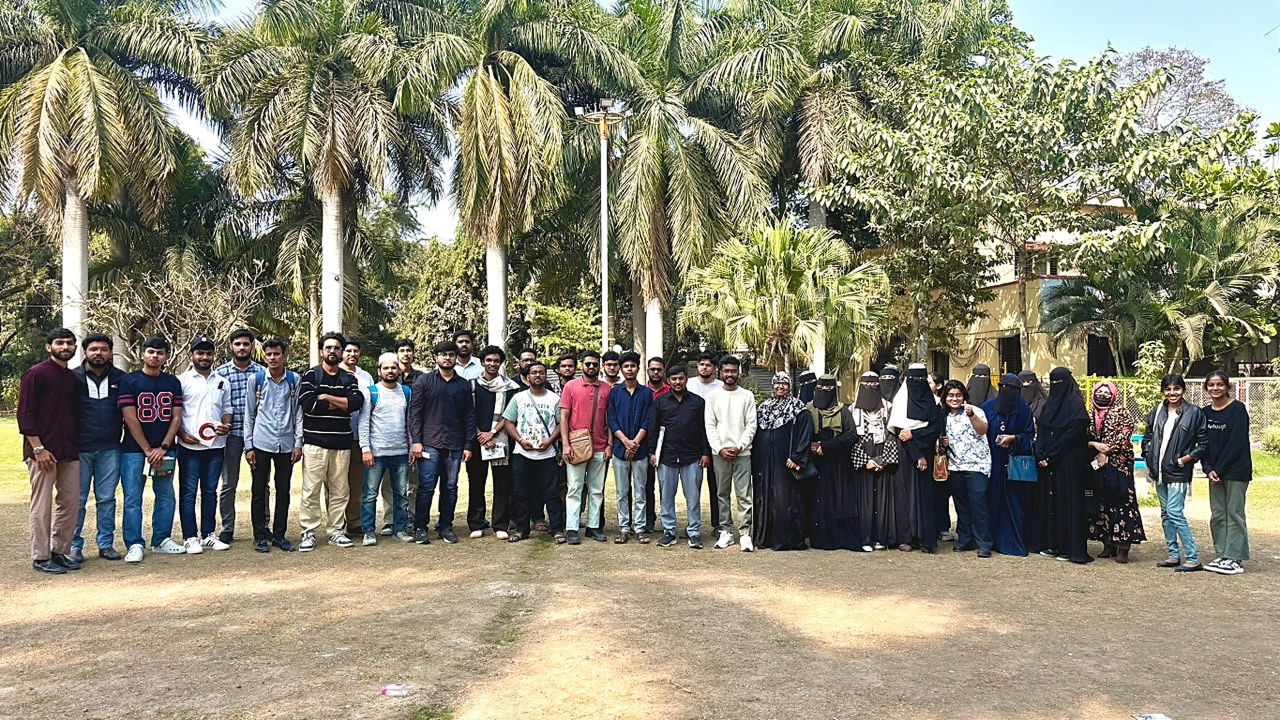
#> input picture img/4k/roa-009-2026-11-05.jpg, 3840 x 2160 px, found by its file name (shown at 1/3 size); the run also reads 3 pictures not shown here
$ python generate_creative_collage.py
#> lines starting #> are read from the running program, lines starting #| are printed output that depends on the picture
import os
import numpy as np
from PIL import Image, ImageEnhance, ImageFilter, ImageDraw, ImageFont, ImageOps

os.makedirs('public/images/creative', exist_ok=True)

def load_and_resize(path, target_size, fit_mode='cover'):
#> called with path = 'img/4k/roa-009-2026-11-05.jpg', target_size = (2560, 1440), fit_mode = 'cover'
    im = Image.open(path).convert('RGB')
#> im is the input picture: PIL image 3840x2160 RGB; mean R, G, B 137.4, 134.4, 113.9
    tw, th = target_size
    iw, ih = im.size
#> iw = 3840; ih = 2160

    if fit_mode == 'cover':
        scale = max(tw / iw, th / ih)
#> scale = 0.667
        nw, nh = int(iw * scale), int(ih * scale)
#> nw = 2560; nh = 1440
        im = im.resize((nw, nh), Image.Resampling.LANCZOS)
#> im: PIL image 2560x1440 RGB
        # Center crop
        left = (nw - tw) // 2
#> left = 0
        top = (nh - th) // 2
#> top = 0
        return im.crop((left, top, left + tw, top + th))
    else:
        return im.resize(target_size, Image.Resampling.LANCZOS)

def apply_editorial_grading(im, tint_color=(119, 124, 96), warmth=0.15):
    # Palette: Warm Paper #F2EBDD (242, 235, 221), Deep Ink #20231F (32, 35, 31)
#> called with tint_color = (119, 124, 96), warmth = 0.12
    arr = np.array(im, dtype=np.float32)

    # Gentle S-curve contrast
    arr = arr / 255.0
    arr = 0.5 * (1 - np.cos(np.pi * arr))
    arr = arr * 255.0

    # Warm Paper highlight bias & deep ink shadow bias
    lum = (arr[:, :, 0] * 0.299 + arr[:, :, 1] * 0.587 + arr[:, :, 2] * 0.114) / 255.0

    # Add subtle olive-terracotta editorial warmth in midtones
    mid_mask = np.sin(np.pi * lum)[:, :, np.newaxis]
    arr[:, :, 0] += mid_mask[:, :, 0] * (tint_color[0] - 128) * warmth
    arr[:, :, 1] += mid_mask[:, :, 0] * (tint_color[1] - 128) * warmth
    arr[:, :, 2] += mid_mask[:, :, 0] * (tint_color[2] - 128) * (warmth * 0.7)

    arr = np.clip(arr, 0, 255).astype(np.uint8)
    return Image.fromarray(arr)

def add_paper_grain(im, intensity=9):
#> called with intensity = 7
    arr = np.array(im, dtype=np.float32)
    noise = np.random.normal(0, intensity, arr.shape)
    arr = np.clip(arr + noise, 0, 255).astype(np.uint8)
    return Image.fromarray(arr)

# -----------------------------------------------------------------------------
# 1. SIGNATURE GROUP TITLE IMAGE (4K roa-009 with Deep Ink vignette & Warm Paper grading)
# -----------------------------------------------------------------------------
print('Creating signature group title compositions...')
source_group = 'img/4k/roa-009-2026-11-05.jpg'
if not os.path.exists(source_group):
    source_group = 'public/images/web/roa-009-2026-11-05.webp'

# Desktop (2560 x 1440)
im_group_dt = load_and_resize(source_group, (2560, 1440), 'cover')
im_group_dt = apply_editorial_grading(im_group_dt, tint_color=(119, 124, 96), warmth=0.12)
im_group_dt = add_paper_grain(im_group_dt, intensity=7)

# Add cinematic gradient vignette (Deep Ink #20231F = 32, 35, 31)
vig_arr = np.zeros((1440, 2560, 4), dtype=np.uint8)
# Gradient from bottom and top
for y in range(1440):
    # Top shadow
    top_factor = max(0.0, 1.0 - (y / 450.0)) * 0.65
    # Bottom shadow
    bot_factor = max(0.0, (y - 700.0) / 740.0) * 0.88
    # Overall ambient dark tint
    total_alpha = int(min(255, (0.28 + top_factor * 0.45 + bot_factor * 0.65) * 255))
    vig_arr[y, :, 0] = 32
    vig_arr[y, :, 1] = 35
    vig_arr[y, :, 2] = 31
    vig_arr[y, :, 3] = total_alpha

vignette_im = Image.fromarray(vig_arr, mode='RGBA')
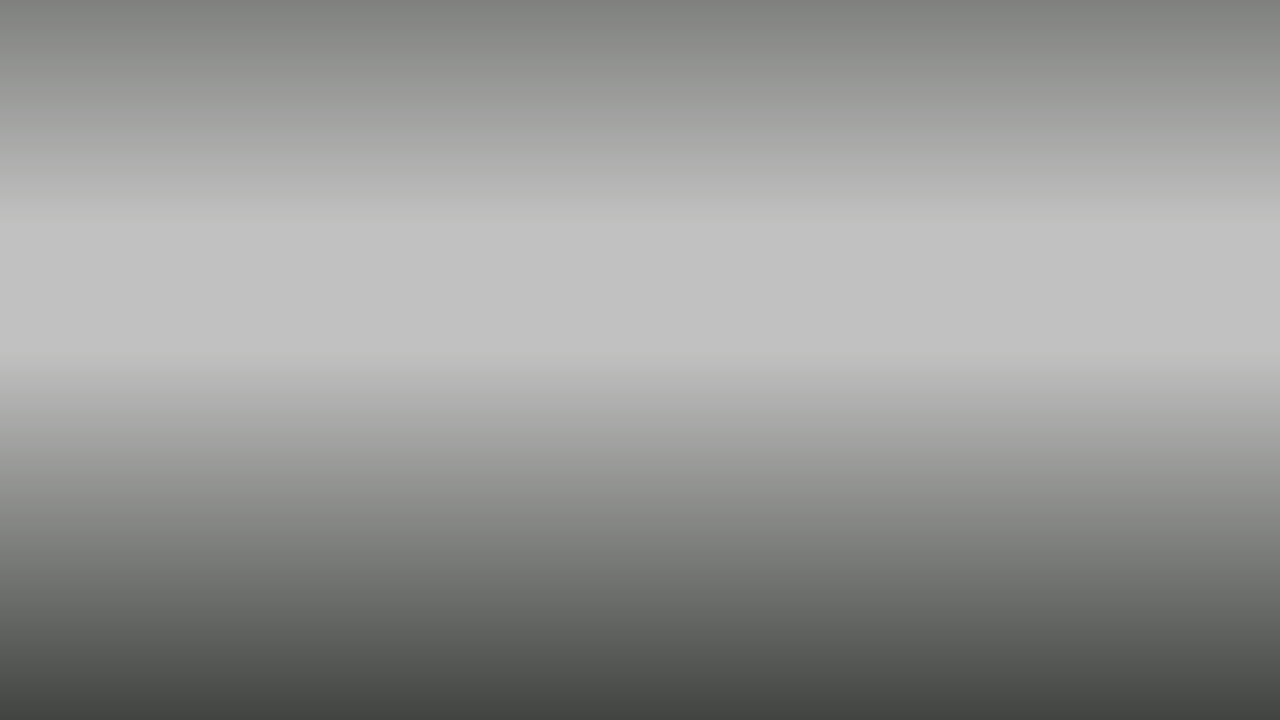
#> vignette_im: PIL image 2560x1440 RGBA (shown at 1/2 size); mean R, G, B, A 32, 35, 31, 120; transparent parts drawn white
im_group_dt_rgba = im_group_dt.convert('RGBA')
im_group_dt_final = Image.alpha_composite(im_group_dt_rgba, vignette_im).convert('RGB')
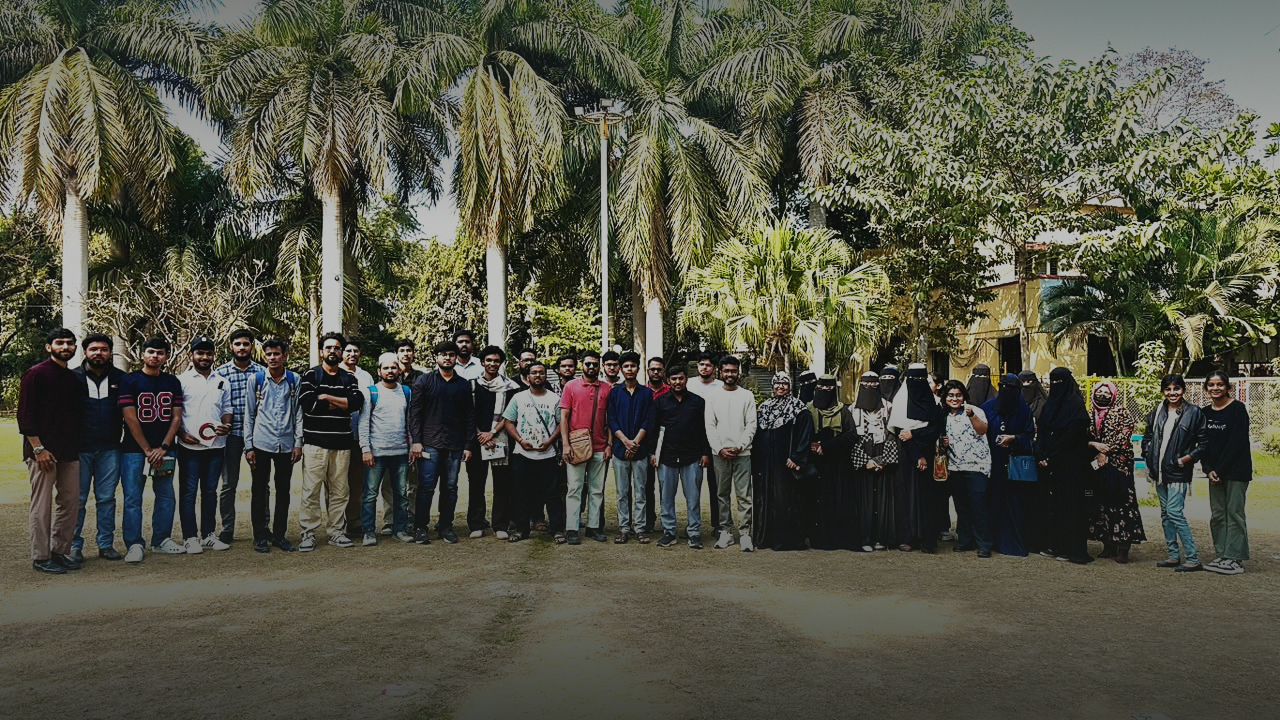
#> im_group_dt_final: PIL image 2560x1440 RGB (shown at 1/2 size); mean R, G, B 82.3, 82.6, 67.9
im_group_dt_final.save('public/images/creative/signature-group-title-desktop.webp', 'WEBP', quality=92)
print('Saved: public/images/creative/signature-group-title-desktop.webp')

# Mobile (1080 x 1600)
im_group_mb = load_and_resize(source_group, (1080, 1600), 'cover')
#> call 2 of load_and_resize, with path = 'img/4k/roa-009-2026-11-05.jpg', target_size = (1080, 1600), fit_mode = 'cover'
#> in load_and_resize (call 2), `return im.crop((left, top, left + tw, top + th))`:
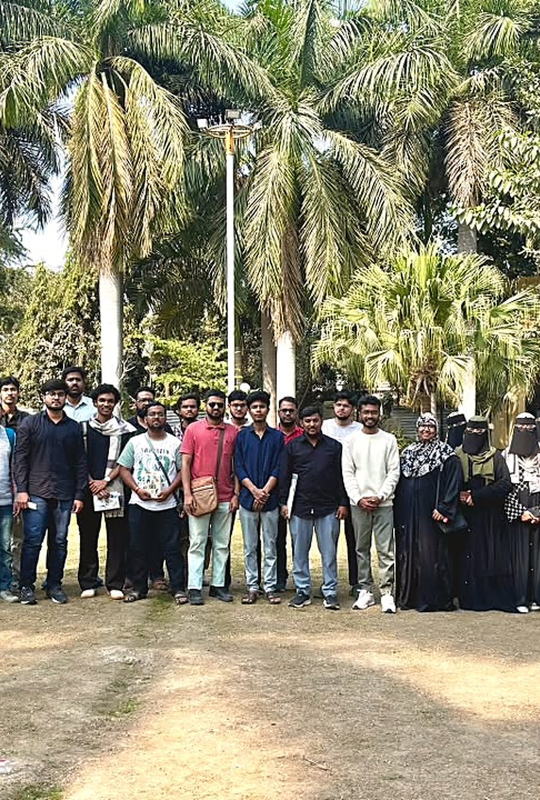
#> returned value: PIL image 1080x1600 RGB (shown at 1/2 size); mean R, G, B 139.4, 135.3, 112
im_group_mb = apply_editorial_grading(im_group_mb, tint_color=(119, 124, 96), warmth=0.14)
#> call 2 of apply_editorial_grading, with tint_color = (119, 124, 96), warmth = 0.14
#> in apply_editorial_grading (call 2), `arr = 0.5 * (1 - np.cos(np.pi * arr))`:
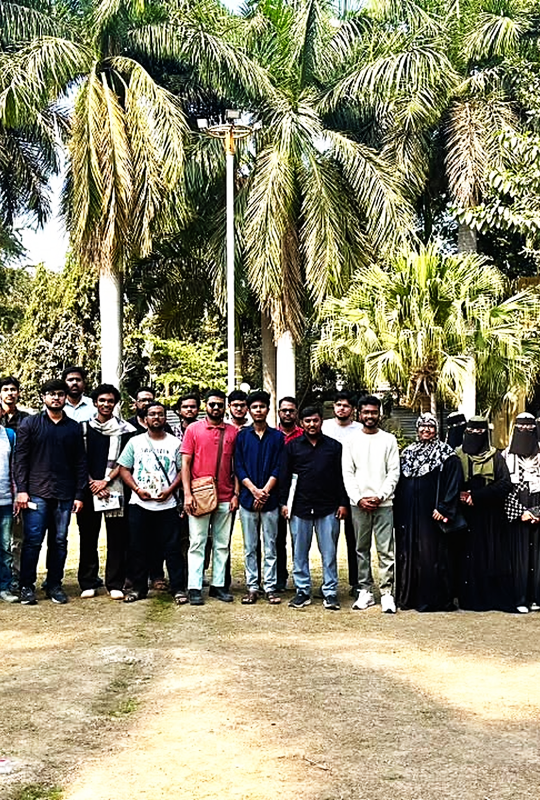
#> arr: shape (1600, 1080, 3) float32 (shown at 1/2 size); mean R, G, B 0.551, 0.535, 0.429
#> in apply_editorial_grading (call 2), `lum = (arr[:, :, 0] * 0.299 + arr[:, :, 1] * 0.587 + arr[:, :, 2] * 0...`:
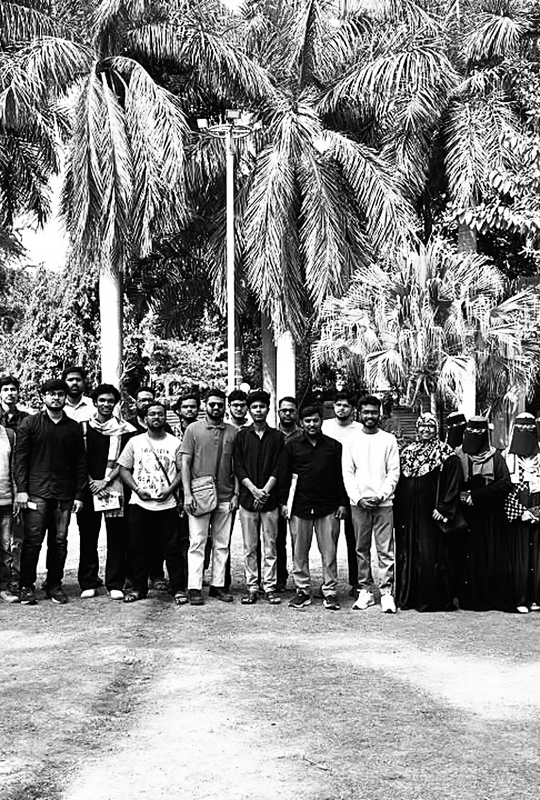
#> lum: shape (1600, 1080) float32 (shown at 1/2 size); min 0, max 1, mean 0.528
#> in apply_editorial_grading (call 2), `mid_mask = np.sin(np.pi * lum)[:, :, np.newaxis]`:
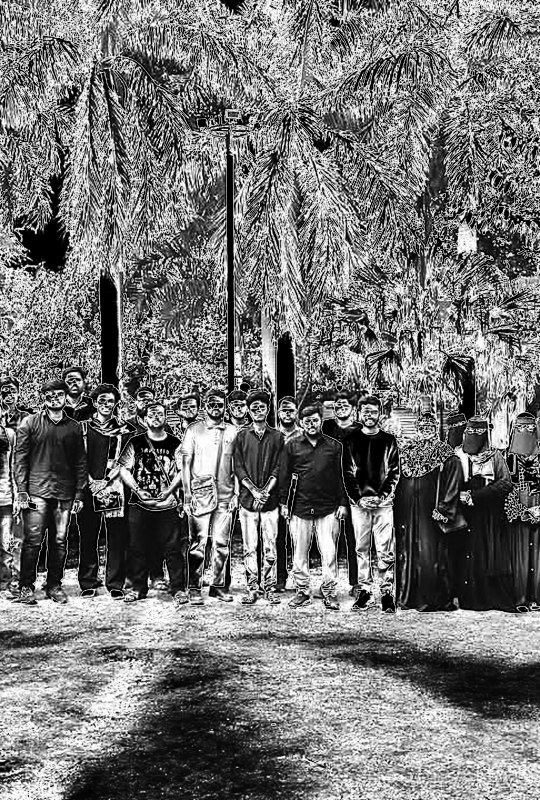
#> mid_mask: shape (1600, 1080, 1) float32 (shown at 1/2 size); min -8.74e-08, max 1, mean 0.457; drawn with min black and max white
im_group_mb = add_paper_grain(im_group_mb, intensity=7)

vig_mb_arr = np.zeros((1600, 1080, 4), dtype=np.uint8)
for y in range(1600):
    top_factor = max(0.0, 1.0 - (y / 500.0)) * 0.60
    bot_factor = max(0.0, (y - 800.0) / 800.0) * 0.85
    total_alpha = int(min(255, (0.35 + top_factor * 0.4 + bot_factor * 0.6) * 255))
    vig_mb_arr[y, :, 0] = 32
    vig_mb_arr[y, :, 1] = 35
    vig_mb_arr[y, :, 2] = 31
    vig_mb_arr[y, :, 3] = total_alpha

vignette_mb = Image.fromarray(vig_mb_arr, mode='RGBA')
im_group_mb_final = Image.alpha_composite(im_group_mb.convert('RGBA'), vignette_mb).convert('RGB')
im_group_mb_final.save('public/images/creative/signature-group-title-mobile.webp', 'WEBP', quality=92)
print('Saved: public/images/creative/signature-group-title-mobile.webp')

# -----------------------------------------------------------------------------
# 2. SIGNATURE DOUBLE-EXPOSURE PHOTOGRAPHIC COLLAGE (Desktop 1920x1080)
# -----------------------------------------------------------------------------
print('\nCreating signature double-exposure photographic collage...')

# Base Plate A: Grand outdoor meetup gathering (roa-009)
base_gather = load_and_resize('public/images/web/roa-009-2026-11-05.webp', (1920, 1080), 'cover')

# Exposure B: Portrait of young reader immersed in book on stone steps (roa-060)
expo_reader = load_and_resize('public/images/web/roa-060-2026-11-05.webp', (1920, 1080), 'cover')

# Exposure C: Close-up printed paperback pages & physical reading (roa-019 / roa-020)
book_source = 'public/images/web/roa-019-2026-11-05.webp'
if not os.path.exists(book_source):
    book_source = 'public/images/web/roa-020-2026-11-05.webp'
expo_book = load_and_resize(book_source, (1920, 1080), 'cover')

# Double Exposure Blend:
# Left half features the reading focus and book pages; Right half reveals the expansive community gathering
arr_a = np.array(base_gather, dtype=np.float32)
arr_b = np.array(expo_reader, dtype=np.float32)
arr_c = np.array(expo_book, dtype=np.float32)

# Blend mask 1: Soft diagonal linear ramp across X-axis
x_coords = np.linspace(0, 1, 1920)
mask_b = np.tile(np.clip(1.2 - x_coords * 1.5, 0.0, 1.0), (1080, 1))[:, :, np.newaxis]

# Mask 2: Central book pages soft light blend
y_coords = np.linspace(0, 1, 1080)
mask_c_y = np.sin(np.pi * y_coords)
mask_c_x = np.sin(np.pi * x_coords * 0.7)
mask_c = (mask_c_y[:, np.newaxis] * mask_c_x[np.newaxis, :])[:, :, np.newaxis] * 0.38

# Composite: Screen blend between reader and book in foreground, fading into community in background
# Photoshop Screen formula: 255 - ((255 - A) * (255 - B) / 255)
screen_bc = 255.0 - ((255.0 - arr_b) * (255.0 - arr_c) / 255.0)

# Master blend
arr_comp = arr_a * (1.0 - mask_b) + (arr_b * 0.75 + screen_bc * 0.25) * mask_b
arr_comp = np.clip(arr_comp, 0, 255).astype(np.uint8)

im_comp = Image.fromarray(arr_comp)

# Editorial Tone Curve: Tint with Muted Olive (#777C60) and Terracotta (#A65F46)
im_comp = apply_editorial_grading(im_comp, tint_color=(125, 120, 100), warmth=0.18)

# Add subtle film grain for analog print quality
im_comp = add_paper_grain(im_comp, intensity=8)

# Add elegant editorial border overlay and framing
draw = ImageDraw.Draw(im_comp)
# Fine editorial inner line
draw.rectangle([(40, 40), (1880, 1040)], outline=(242, 235, 221), width=1)
draw.rectangle([(46, 46), (1874, 1034)], outline=(32, 35, 31, 120), width=1)

im_comp.save('public/images/creative/double-exposure-collage-desktop.webp', 'WEBP', quality=92)
print('Saved: public/images/creative/double-exposure-collage-desktop.webp')

# -----------------------------------------------------------------------------
# 3. SIGNATURE DOUBLE-EXPOSURE COLLAGE (Mobile 1080x1350 - 4:5 vertical)
# -----------------------------------------------------------------------------
base_gather_mb = load_and_resize('public/images/web/roa-009-2026-11-05.webp', (1080, 1350), 'cover')
expo_reader_mb = load_and_resize('public/images/web/roa-060-2026-11-05.webp', (1080, 1350), 'cover')
expo_book_mb = load_and_resize(book_source, (1080, 1350), 'cover')

arr_a_mb = np.array(base_gather_mb, dtype=np.float32)
arr_b_mb = np.array(expo_reader_mb, dtype=np.float32)
arr_c_mb = np.array(expo_book_mb, dtype=np.float32)

y_mb = np.linspace(0, 1, 1350)
mask_mb_vert = np.tile(np.clip(y_mb * 1.4 - 0.2, 0.0, 1.0)[:, np.newaxis], (1, 1080))[:, :, np.newaxis]

arr_comp_mb = arr_b_mb * (1.0 - mask_mb_vert * 0.75) + arr_a_mb * (mask_mb_vert * 0.75)
screen_c_mb = 255.0 - ((255.0 - arr_comp_mb) * (255.0 - arr_c_mb) / 255.0)
arr_comp_mb = arr_comp_mb * 0.78 + screen_c_mb * 0.22
arr_comp_mb = np.clip(arr_comp_mb, 0, 255).astype(np.uint8)

im_comp_mb = Image.fromarray(arr_comp_mb)
im_comp_mb = apply_editorial_grading(im_comp_mb, tint_color=(125, 120, 100), warmth=0.18)
im_comp_mb = add_paper_grain(im_comp_mb, intensity=8)

draw_mb = ImageDraw.Draw(im_comp_mb)
draw_mb.rectangle([(30, 30), (1050, 1320)], outline=(242, 235, 221), width=1)

im_comp_mb.save('public/images/creative/double-exposure-collage-mobile.webp', 'WEBP', quality=92)
print('Saved: public/images/creative/double-exposure-collage-mobile.webp')

print('\nAll creative compositions generated successfully!')
